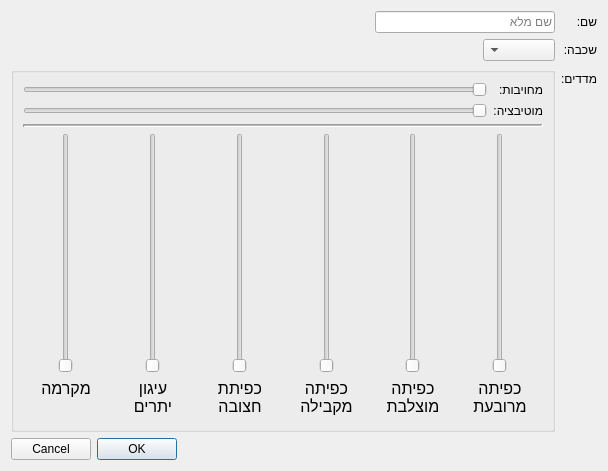
<?xml version="1.0" encoding="UTF-8"?>
<ui version="4.0">
 <class>ParticipantCreationDialog</class>
 <widget class="QDialog" name="ParticipantCreationDialog">
  <property name="geometry">
   <rect>
    <x>0</x>
    <y>0</y>
    <width>608</width>
    <height>471</height>
   </rect>
  </property>
  <property name="windowTitle">
   <string>יצירת משתתף</string>
  </property>
  <property name="layoutDirection">
   <enum>Qt::RightToLeft</enum>
  </property>
  <layout class="QVBoxLayout" name="verticalLayout">
   <item>
    <layout class="QFormLayout" name="formLayout">
     <item row="0" column="0">
      <widget class="QLabel" name="label">
       <property name="text">
        <string>שם:</string>
       </property>
      </widget>
     </item>
     <item row="3" column="0">
      <widget class="QLabel" name="label_2">
       <property name="text">
        <string>מדדים:</string>
       </property>
      </widget>
     </item>
     <item row="3" column="1">
      <layout class="QVBoxLayout" name="verticalLayout_2">
       <item>
        <widget class="QGroupBox" name="groupBox">
         <property name="title">
          <string/>
         </property>
         <layout class="QVBoxLayout" name="verticalLayout_3">
          <item>
           <layout class="QFormLayout" name="formLayout_3">
            <item row="0" column="0">
             <widget class="QLabel" name="label_11">
              <property name="text">
               <string>מחויבות:</string>
              </property>
             </widget>
            </item>
            <item row="0" column="1">
             <widget class="QSlider" name="presenceSlider">
              <property name="minimum">
               <number>1</number>
              </property>
              <property name="maximum">
               <number>10</number>
              </property>
              <property name="orientation">
               <enum>Qt::Horizontal</enum>
              </property>
             </widget>
            </item>
            <item row="1" column="0">
             <widget class="QLabel" name="label_12">
              <property name="text">
               <string>מוטיבציה:</string>
              </property>
             </widget>
            </item>
            <item row="1" column="1">
             <widget class="QSlider" name="motivationSlider">
              <property name="minimum">
               <number>1</number>
              </property>
              <property name="maximum">
               <number>5</number>
              </property>
              <property name="orientation">
               <enum>Qt::Horizontal</enum>
              </property>
             </widget>
            </item>
           </layout>
          </item>
          <item>
           <widget class="Line" name="line">
            <property name="lineWidth">
             <number>2</number>
            </property>
            <property name="midLineWidth">
             <number>1</number>
            </property>
            <property name="orientation">
             <enum>Qt::Horizontal</enum>
            </property>
           </widget>
          </item>
          <item>
           <layout class="QGridLayout" name="gridLayout_2">
            <property name="horizontalSpacing">
             <number>1</number>
            </property>
            <property name="verticalSpacing">
             <number>2</number>
            </property>
            <item row="0" column="10">
             <widget class="QSlider" name="anchoringSlider">
              <property name="sizePolicy">
               <sizepolicy hsizetype="Expanding" vsizetype="Expanding">
                <horstretch>0</horstretch>
                <verstretch>0</verstretch>
               </sizepolicy>
              </property>
              <property name="minimumSize">
               <size>
                <width>0</width>
                <height>140</height>
               </size>
              </property>
              <property name="minimum">
               <number>1</number>
              </property>
              <property name="maximum">
               <number>5</number>
              </property>
              <property name="orientation">
               <enum>Qt::Vertical</enum>
              </property>
             </widget>
            </item>
            <item row="1" column="8">
             <widget class="QLabel" name="label_15">
              <property name="sizePolicy">
               <sizepolicy hsizetype="Minimum" vsizetype="Minimum">
                <horstretch>0</horstretch>
                <verstretch>0</verstretch>
               </sizepolicy>
              </property>
              <property name="styleSheet">
               <string notr="true">margin-left:4;margin-right:4;font-size:16px;</string>
              </property>
              <property name="text">
               <string>כפיתה
מקבילה</string>
              </property>
              <property name="alignment">
               <set>Qt::AlignHCenter|Qt::AlignTop</set>
              </property>
             </widget>
            </item>
            <item row="1" column="7">
             <widget class="QLabel" name="label_16">
              <property name="sizePolicy">
               <sizepolicy hsizetype="Minimum" vsizetype="Minimum">
                <horstretch>0</horstretch>
                <verstretch>0</verstretch>
               </sizepolicy>
              </property>
              <property name="styleSheet">
               <string notr="true">margin-left:4;margin-right:4;font-size:16px;</string>
              </property>
              <property name="text">
               <string>כפיתה
מוצלבת</string>
              </property>
              <property name="alignment">
               <set>Qt::AlignHCenter|Qt::AlignTop</set>
              </property>
             </widget>
            </item>
            <item row="1" column="10">
             <widget class="QLabel" name="label_13">
              <property name="sizePolicy">
               <sizepolicy hsizetype="Minimum" vsizetype="Minimum">
                <horstretch>0</horstretch>
                <verstretch>0</verstretch>
               </sizepolicy>
              </property>
              <property name="styleSheet">
               <string notr="true">margin-left:4;margin-right:4;font-size:16px;</string>
              </property>
              <property name="text">
               <string>עיגון
יתרים</string>
              </property>
              <property name="alignment">
               <set>Qt::AlignHCenter|Qt::AlignTop</set>
              </property>
             </widget>
            </item>
            <item row="0" column="9">
             <widget class="QSlider" name="tripodSlider">
              <property name="sizePolicy">
               <sizepolicy hsizetype="Expanding" vsizetype="Expanding">
                <horstretch>0</horstretch>
                <verstretch>0</verstretch>
               </sizepolicy>
              </property>
              <property name="minimumSize">
               <size>
                <width>0</width>
                <height>140</height>
               </size>
              </property>
              <property name="minimum">
               <number>1</number>
              </property>
              <property name="maximum">
               <number>5</number>
              </property>
              <property name="orientation">
               <enum>Qt::Vertical</enum>
              </property>
             </widget>
            </item>
            <item row="0" column="7">
             <widget class="QSlider" name="crossSlider">
              <property name="sizePolicy">
               <sizepolicy hsizetype="Expanding" vsizetype="Expanding">
                <horstretch>0</horstretch>
                <verstretch>0</verstretch>
               </sizepolicy>
              </property>
              <property name="minimumSize">
               <size>
                <width>0</width>
                <height>140</height>
               </size>
              </property>
              <property name="minimum">
               <number>1</number>
              </property>
              <property name="maximum">
               <number>5</number>
              </property>
              <property name="orientation">
               <enum>Qt::Vertical</enum>
              </property>
             </widget>
            </item>
            <item row="0" column="6">
             <widget class="QSlider" name="squareSlider">
              <property name="sizePolicy">
               <sizepolicy hsizetype="Expanding" vsizetype="Expanding">
                <horstretch>0</horstretch>
                <verstretch>0</verstretch>
               </sizepolicy>
              </property>
              <property name="minimumSize">
               <size>
                <width>0</width>
                <height>140</height>
               </size>
              </property>
              <property name="minimum">
               <number>1</number>
              </property>
              <property name="maximum">
               <number>5</number>
              </property>
              <property name="orientation">
               <enum>Qt::Vertical</enum>
              </property>
             </widget>
            </item>
            <item row="0" column="8">
             <widget class="QSlider" name="parallelSlider">
              <property name="sizePolicy">
               <sizepolicy hsizetype="Expanding" vsizetype="Expanding">
                <horstretch>0</horstretch>
                <verstretch>0</verstretch>
               </sizepolicy>
              </property>
              <property name="minimumSize">
               <size>
                <width>0</width>
                <height>140</height>
               </size>
              </property>
              <property name="minimum">
               <number>1</number>
              </property>
              <property name="maximum">
               <number>5</number>
              </property>
              <property name="orientation">
               <enum>Qt::Vertical</enum>
              </property>
             </widget>
            </item>
            <item row="1" column="9">
             <widget class="QLabel" name="label_17">
              <property name="sizePolicy">
               <sizepolicy hsizetype="Minimum" vsizetype="Minimum">
                <horstretch>0</horstretch>
                <verstretch>0</verstretch>
               </sizepolicy>
              </property>
              <property name="styleSheet">
               <string notr="true">margin-left:4;margin-right:4;font-size:16px;</string>
              </property>
              <property name="text">
               <string>כפיתת
חצובה</string>
              </property>
              <property name="alignment">
               <set>Qt::AlignHCenter|Qt::AlignTop</set>
              </property>
             </widget>
            </item>
            <item row="1" column="6">
             <widget class="QLabel" name="label_14">
              <property name="sizePolicy">
               <sizepolicy hsizetype="Minimum" vsizetype="Minimum">
                <horstretch>0</horstretch>
                <verstretch>0</verstretch>
               </sizepolicy>
              </property>
              <property name="styleSheet">
               <string notr="true">margin-left:4;margin-right:4;font-size:16px;</string>
              </property>
              <property name="text">
               <string>כפיתה
מרובעת</string>
              </property>
              <property name="alignment">
               <set>Qt::AlignHCenter|Qt::AlignTop</set>
              </property>
             </widget>
            </item>
            <item row="0" column="11">
             <widget class="QSlider" name="macrameSlider">
              <property name="sizePolicy">
               <sizepolicy hsizetype="Expanding" vsizetype="Expanding">
                <horstretch>0</horstretch>
                <verstretch>0</verstretch>
               </sizepolicy>
              </property>
              <property name="minimumSize">
               <size>
                <width>0</width>
                <height>140</height>
               </size>
              </property>
              <property name="minimum">
               <number>1</number>
              </property>
              <property name="maximum">
               <number>5</number>
              </property>
              <property name="orientation">
               <enum>Qt::Vertical</enum>
              </property>
             </widget>
            </item>
            <item row="1" column="11">
             <widget class="QLabel" name="label_18">
              <property name="sizePolicy">
               <sizepolicy hsizetype="Minimum" vsizetype="Minimum">
                <horstretch>0</horstretch>
                <verstretch>0</verstretch>
               </sizepolicy>
              </property>
              <property name="styleSheet">
               <string notr="true">margin-left:4;margin-right:4;font-size:16px;</string>
              </property>
              <property name="text">
               <string>מקרמה</string>
              </property>
              <property name="alignment">
               <set>Qt::AlignHCenter|Qt::AlignTop</set>
              </property>
             </widget>
            </item>
           </layout>
          </item>
         </layout>
        </widget>
       </item>
      </layout>
     </item>
     <item row="1" column="0">
      <widget class="QLabel" name="label_3">
       <property name="text">
        <string>שכבה:</string>
       </property>
      </widget>
     </item>
     <item row="1" column="1">
      <layout class="QHBoxLayout" name="horizontalLayout">
       <item>
        <widget class="QComboBox" name="gradesComboBox"/>
       </item>
       <item>
        <spacer name="horizontalSpacer">
         <property name="orientation">
          <enum>Qt::Horizontal</enum>
         </property>
         <property name="sizeHint" stdset="0">
          <size>
           <width>40</width>
           <height>20</height>
          </size>
         </property>
        </spacer>
       </item>
      </layout>
     </item>
     <item row="0" column="1">
      <layout class="QHBoxLayout" name="horizontalLayout_2">
       <item>
        <widget class="QLineEdit" name="nameLineEdt">
         <property name="sizePolicy">
          <sizepolicy hsizetype="Minimum" vsizetype="Fixed">
           <horstretch>0</horstretch>
           <verstretch>0</verstretch>
          </sizepolicy>
         </property>
         <property name="minimumSize">
          <size>
           <width>180</width>
           <height>0</height>
          </size>
         </property>
         <property name="dragEnabled">
          <bool>false</bool>
         </property>
         <property name="placeholderText">
          <string>שם מלא</string>
         </property>
         <property name="clearButtonEnabled">
          <bool>true</bool>
         </property>
        </widget>
       </item>
       <item>
        <spacer name="horizontalSpacer_2">
         <property name="orientation">
          <enum>Qt::Horizontal</enum>
         </property>
         <property name="sizeHint" stdset="0">
          <size>
           <width>40</width>
           <height>20</height>
          </size>
         </property>
        </spacer>
       </item>
      </layout>
     </item>
    </layout>
   </item>
   <item>
    <widget class="QDialogButtonBox" name="buttonBox">
     <property name="orientation">
      <enum>Qt::Horizontal</enum>
     </property>
     <property name="standardButtons">
      <set>QDialogButtonBox::Cancel|QDialogButtonBox::Ok</set>
     </property>
    </widget>
   </item>
  </layout>
 </widget>
 <resources/>
 <connections>
  <connection>
   <sender>buttonBox</sender>
   <signal>accepted()</signal>
   <receiver>ParticipantCreationDialog</receiver>
   <slot>accept()</slot>
   <hints>
    <hint type="sourcelabel">
     <x>248</x>
     <y>254</y>
    </hint>
    <hint type="destinationlabel">
     <x>157</x>
     <y>274</y>
    </hint>
   </hints>
  </connection>
  <connection>
   <sender>buttonBox</sender>
   <signal>rejected()</signal>
   <receiver>ParticipantCreationDialog</receiver>
   <slot>reject()</slot>
   <hints>
    <hint type="sourcelabel">
     <x>316</x>
     <y>260</y>
    </hint>
    <hint type="destinationlabel">
     <x>286</x>
     <y>274</y>
    </hint>
   </hints>
  </connection>
 </connections>
</ui>
